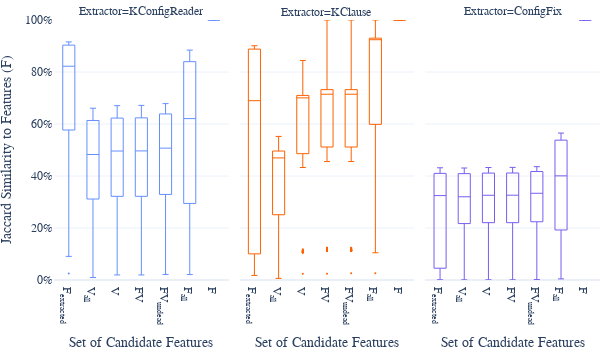

Notebook code cell kept with this figure:
### Code cell
print('extractor comparison:')
print('min=' + str(df_extractor_comparison['jaccard'].min()))
print('median=' + str(df_extractor_comparison['jaccard'].median()))
print('max=' + str(df_extractor_comparison['jaccard'].max()))


df_features_long = pd.melt(
    df_features,
    id_vars=['extractor'],
    value_vars=['extracted_features_jaccard', 'all_variables_jaccard', 'variables_jaccard', \
                'feature_variables_jaccard', 'undead_feature_variables_jaccard', 'all_feature_variables_jaccard', \
                'features_jaccard']
)
df_features_long.replace({'variable': 'extracted_features_jaccard'}, 'F<sub>extracted</sub>', inplace=True)
df_features_long.replace({'variable': 'all_variables_jaccard'}, 'V<sub>all</sub>', inplace=True)
df_features_long.replace({'variable': 'variables_jaccard'}, 'V', inplace=True)
df_features_long.replace({'variable': 'feature_variables_jaccard'}, 'FV', inplace=True)
df_features_long.replace({'variable': 'undead_feature_variables_jaccard'}, 'FV<sub>undead</sub>', inplace=True)
df_features_long.replace({'variable': 'all_feature_variables_jaccard'}, 'F<sub>all</sub>', inplace=True)
df_features_long.replace({'variable': 'features_jaccard'}, 'F', inplace=True)

fig = px.box(
    df_features_long,
    x='variable',
    y='value',
    range_y=[0, 1],
    color='extractor',
    facet_col='extractor',
    labels={'value': 'Jaccard Similarity to Features (F)', 'variable': 'Set of Candidate Features', 'extractor': 'Extractor'},
    category_orders={'variable': ['F<sub>extracted</sub>', 'V<sub>all</sub>', 'V', 'FV', 'FV<sub>undead</sub>', 'F<sub>all</sub>', 'F'],
                     'extractor': ['KConfigReader', 'KClause','ConfigFix']},
)
fig.update_traces(width=0.5)
percentage_y_axis(fig)
style_box(fig, legend_position=None)
show(fig, 'features-jaccard', height=350, width=600, margin=dict(l=0, r=0, t=20, b=0))

### Figure 1 — Plotly figure (JSON) as saved in the notebook; plotly's stock layout.template omitted (floating-point values rounded to 4 significant figures; data arrays with more than 128 entries replaced by an {"elided": "..."} marker saying what was removed)
{"data": [{"alignmentgroup": "True", "fillcolor": "rgba(0,0,0,0)", "hovertemplate": "Extractor=KConfigReader<br>Set of Candidate Features=%{x}<br>Jaccard Similarity to Features (F)=%{y}<extra></extra>", "legendgroup": "KConfigReader", "line": {"width": 1}, "marker": {"color": "#648FFF", "size": 2}, "name": "KConfigReader", "notched": false, "offsetgroup": "KConfigReader", "orientation": "v", "showlegend": true, "type": "box", "width": 0.5, "x": {"elided": "959 str values"}, "x0": " ", "xaxis": "x", "y": {"elided": "959 float values"}, "y0": " ", "yaxis": "y"}, {"alignmentgroup": "True", "fillcolor": "rgba(0,0,0,0)", "hovertemplate": "Extractor=KClause<br>Set of Candidate Features=%{x}<br>Jaccard Similarity to Features (F)=%{y}<extra></extra>", "legendgroup": "KClause", "line": {"width": 1}, "marker": {"color": "#FE6100", "size": 2}, "name": "KClause", "notched": false, "offsetgroup": "KClause", "orientation": "v", "showlegend": true, "type": "box", "width": 0.5, "x": {"elided": "959 str values"}, "x0": " ", "xaxis": "x2", "y": {"elided": "959 float values"}, "y0": " ", "yaxis": "y2"}, {"alignmentgroup": "True", "fillcolor": "rgba(0,0,0,0)", "hovertemplate": "Extractor=ConfigFix<br>Set of Candidate Features=%{x}<br>Jaccard Similarity to Features (F)=%{y}<extra></extra>", "legendgroup": "ConfigFix", "line": {"width": 1}, "marker": {"color": "#785EF0", "size": 2}, "name": "ConfigFix", "notched": false, "offsetgroup": "ConfigFix", "orientation": "v", "showlegend": true, "type": "box", "width": 0.5, "x": {"elided": "924 str values"}, "x0": " ", "xaxis": "x3", "y": {"elided": "924 float values"}, "y0": " ", "yaxis": "y3"}], "layout": {"annotations": [{"font": {}, "showarrow": false, "text": "Extractor=KConfigReader", "x": 0.16, "xanchor": "center", "xref": "paper", "y": 1, "yanchor": "bottom", "yref": "paper"}, {"font": {}, "showarrow": false, "text": "Extractor=KClause", "x": 0.5, "xanchor": "center", "xref": "paper", "y": 1, "yanchor": "bottom", "yref": "paper"}, {"font": {}, "showarrow": false, "text": "Extractor=ConfigFix", "x": 0.84, "xanchor": "center", "xref": "paper", "y": 1, "yanchor": "bottom", "yref": "paper"}], "boxmode": "group", "font": {"family": "Linux Biolinum"}, "height": 350, "legend": {"title": {"text": "Extractor"}, "tracegroupgap": 0}, "margin": {"b": 0, "l": 0, "r": 0, "t": 20}, "showlegend": false, "width": 600, "xaxis": {"anchor": "y", "categoryarray": ["F<sub>extracted</sub>", "V<sub>all</sub>", "V", "FV", "FV<sub>undead</sub>", "F<sub>all</sub>", "F"], "categoryorder": "array", "domain": [0, 0.32], "title": {"text": "Set of Candidate Features"}}, "xaxis2": {"anchor": "y2", "categoryarray": ["F<sub>extracted</sub>", "V<sub>all</sub>", "V", "FV", "FV<sub>undead</sub>", "F<sub>all</sub>", "F"], "categoryorder": "array", "domain": [0.34, 0.66], "matches": "x", "title": {"text": "Set of Candidate Features"}}, "xaxis3": {"anchor": "y3", "categoryarray": ["F<sub>extracted</sub>", "V<sub>all</sub>", "V", "FV", "FV<sub>undead</sub>", "F<sub>all</sub>", "F"], "categoryorder": "array", "domain": [0.68, 1.0], "matches": "x", "title": {"text": "Set of Candidate Features"}}, "yaxis": {"anchor": "x", "domain": [0, 1], "range": [0, 1], "tickformat": ",.0%", "title": {"text": "Jaccard Similarity to Features (F)"}}, "yaxis2": {"anchor": "x2", "domain": [0, 1], "matches": "y", "showticklabels": false}, "yaxis3": {"anchor": "x3", "domain": [0, 1], "matches": "y", "showticklabels": false}}}
